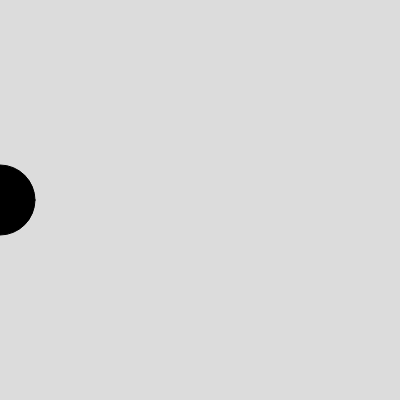
Frame 1 (no input)
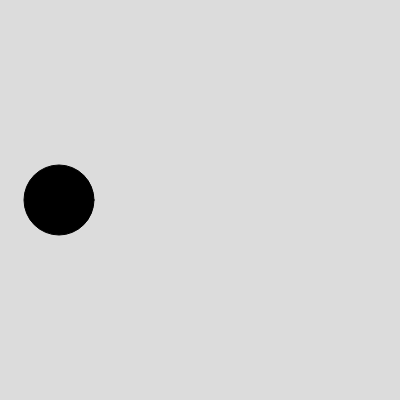
Frame 60 (no input)
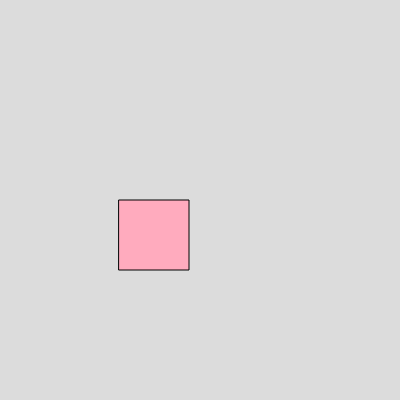
Frame 120 (the mouse pressed at the canvas centre since frame 60)

The p5.js sketch that drew these frames (run headless with seeded random() and noise() and a simulated clock; from frame 60 on, the mouse is pressed at the canvas centre):

// p5.js sketch
// ── sketch.js
// DM2008 — Activity 2a [Guided]
// Mode Switch (20 min)
//
// Keys 1, 2, 3 switch between modes — each one changes the background color.
// Try extending each mode to also change the fill, size, or speed of the ellipse.
// Keep it simple: one clear change per mode that's easy to see on screen.
//
// Stretch: add a 4th mode, or make the ellipse change shape between modes.

let x = 0;       // ellipse x-position
let size = 70;   // ellipse size
let bgColor;     // background color, changed by key presses

function setup() {
  createCanvas(400, 400);
  bgColor = color(220);
}

function draw() {
  background(bgColor);

  // --- Your if/else goes here ---
  // Try swapping this out for your own rule.
  if (mouseIsPressed) {
    fill(255, 171, 190); // red on click
  } else {
    fill(0);
  }

  // Draw the ellipse at its current position
  if(mouseIsPressed){
    rect(x, height / 2, size);
  } else {
    ellipse(x,height/2,size)
  }
  // Move the ellipse
  x += 1;

  // Wrap around when it exits the right edge
  if (x > width + size / 2) {
    x = 0;
  }
  
}

// Keys 1, 2, 3 change the background color — this is your mode switch
function keyPressed() {
  switch (key) {
    case "a":
      bgColor = color(200, 100, 100);
      break; // red
    case "s":
      bgColor = color(100, 200, 100);
      break; // green
    case "d":
      bgColor = color(100, 100, 200);
      break; // blue
    default:
      bgColor = color(220); // grey
  }
}
